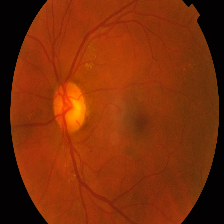
#> input picture colored_images/Mild/05a5183c92d0.png, 224 x 224 px, given as the content of the folder D:/Advanced AI/Project/colored_images/No_DR, which was not available
$ python baseline_train.py
#> lines starting #> are read from the running program, lines starting #| are printed output that depends on the picture; pictures that were not available may be replaced by others from this repository, and a replacement may not be noted
### model_archtectures/BaselineModel.py
import os
import cv2
import warnings
import numpy as np
import pandas as pd
import matplotlib.pyplot as plt
import pickle
from sklearn.svm import SVC
from sklearn.ensemble import RandomForestClassifier  # Import the Random Forest classifier

from sklearn.decomposition import PCA
from sklearn.model_selection import train_test_split
from sklearn.metrics import accuracy_score, classification_report, f1_score, mean_absolute_error, precision_score, recall_score

class BaselineModel:
    def __init__(self):
        self.model = None

    def get_training_data(self, directory_path, classes):
        # Construct the path to the provided directory
#> called with directory_path = 'D:/Advanced AI/Project/colored_images/'
        X = []
        Y = []
        for cls in classes:
            pth = directory_path + cls
            for j in os.listdir(pth):
                img = cv2.imread(pth+'/'+j, 0)
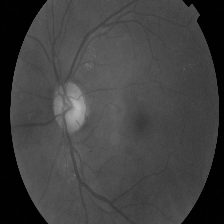
#> img: shape (224, 224); min 0, max 183, mean 64.5
                img = cv2.resize(img, (200,200))
#> img: shape (200, 200)
                X.append(img)
                Y.append(classes[cls])
#> pass 2 of the loop in get_training_data, `for cls in classes:`:
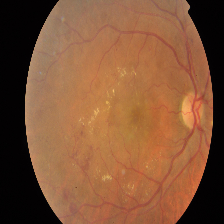
#> input picture colored_images/Moderate/0da09e3ce8f1.png, 224 x 224 px, found by its file name
#> in get_training_data, `img = cv2.imread(pth+'/'+j, 0)`:
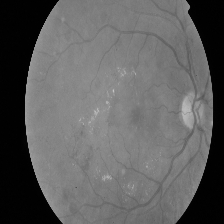
#> img: shape (224, 224); min 0, max 197, mean 94.9

        # Convert image data and labels to NumPy arrays
        X = np.array(X)
        Y = np.array(Y)
        return X, Y


    # Function to plot sample images
    # [29 lines left out: functions plot_sample_images, display_data_info, not called in this run]


    def preprocess_data(self, X):
        # Reshape the image data array to be a 2D array (prepare data)
        X_updated = X.reshape(len(X), -1)
        print("X updated shape:", X_updated.shape)

        # Scale the features
        X_updated = X_updated / 255.0
        return X_updated

    def split_data(self, X, Y):
        # Split the dataset into training and validation sets
        xtrain, xvalid, ytrain, yvalid = train_test_split(X, Y, random_state=10, test_size=0.20)
        print("Training set shape:", xtrain.shape)
        print("Testing set shape:", xvalid.shape)
        return xtrain, xvalid, ytrain, yvalid

    def train_and_evaluate_svc_model(self, xtrain, ytrain, xvalid, yvalid):
        # Train the model
        self.model = RandomForestClassifier(n_estimators=100, random_state=42)
        self.model.fit(xtrain, ytrain)

        # Evaluate the model on the validation data
        y_pred = self.model.predict(xvalid)
        accuracy = accuracy_score(yvalid, y_pred)
        print(f"Validation Accuracy: {accuracy * 100:.2f}%")


        # Save the trained model to a file using pickle
        model_filename = "random_forest_model.pkl"
        with open(model_filename, "wb") as model_file:
            pickle.dump(self.model, model_file)

        print(f"Model saved to {model_filename}")

    def view_metrics(self, x_test, y_test):
        y_pred = self.model.predict(x_test)

        class_report = classification_report(y_test, y_pred, target_names=["No_DR", "Moderate", "Proliferate_DR"])

        print("Classification Report:")
        print(class_report)

        # Calculate accuracy for each class
        accuracy_per_class = accuracy_score(y_test, y_pred, normalize=False)
        total_samples_per_class = [np.sum(y_test == i) for i in range(len(np.unique(y_test)))]

        for i, class_name in enumerate(["No_DR", "Moderate", "Severe"]):
            class_accuracy = accuracy_per_class[i] / total_samples_per_class[i]
            print(f"Accuracy for {class_name}: {class_accuracy * 100:.2f}%")


        # Calculate precision, recall, and F1 score
        precision = precision_score(y_test, y_pred, average='weighted')
        recall = recall_score(y_test, y_pred, average='weighted')
        f1 = f1_score(y_test, y_pred, average='weighted')

        print("Precision:", precision)
        print("Recall:", recall)
        print("F1 Score:", f1)


### NoteBooks_and_scr/baseline_train.py
import sys
sys.path.append('D:/Advanced AI/Project/')

from model_archtectures.BaselineModel import BaselineModel
from model_archtectures.NaiveModel import NaiveModel

if __name__ == "__main__":


    baseline_model = BaselineModel()
    directory_path = 'D:/Advanced AI/Project/colored_images/'

    classes = {'No_DR': 0, 'Moderate': 1, 'Severe': 2}
    X, Y = baseline_model.get_training_data(directory_path, classes)
#> Y = [0, 1, 2]
    #baseline_model.plot_sample_images(X, Y)
    X_processed = baseline_model.preprocess_data(X)
#| X updated shape: (3, 40000)
    xtrain, xvalid, ytrain, yvalid = baseline_model.split_data(X_processed, Y)
#> in split_data, `xtrain, xvalid, ytrain, yvalid = train_test_split(X, Y, random_state=1..`: ytrain = [2, 1]; yvalid = [0]
#| Training set shape: (2, 40000)
#| Testing set shape: (1, 40000)
#> ytrain = [2, 1]; yvalid = [0]
    baseline_model.train_and_evaluate_svc_model(xtrain, ytrain, xvalid, yvalid)
#> in train_and_evaluate_svc_model, `y_pred = self.model.predict(xvalid)`: y_pred = [2]
#> in train_and_evaluate_svc_model, `accuracy = accuracy_score(yvalid, y_pred)`: accuracy = 0
#| Validation Accuracy: 0.00%
#> pass 2 of the loop in get_training_data, `for cls in classes:`:

    print("Testing")
    directory_path = 'D:/Advanced AI/Project/colored_images/Testing/'
    xtest, y_test = baseline_model.get_training_data(directory_path, classes)
#> y_test = [0, 1, 2]
    x_test_prep = X_processed = baseline_model.preprocess_data(xtest)
#| X updated shape: (3, 40000)
    baseline_model.view_metrics(x_test_prep,y_test)
#> in view_metrics, `y_pred = self.model.predict(x_test)`: y_pred = [2, 1, 2]
#|                 precision    recall  f1-score   support
#|          No_DR       0.00      0.00      0.00         1
#|       Moderate       1.00      1.00      1.00         1
#| Proliferate_DR       0.50      1.00      0.67         1
#|       accuracy                           0.67         3
#|      macro avg       0.50      0.67      0.56         3
#|   weighted avg       0.50      0.67      0.56         3
#> in view_metrics, `accuracy_per_class = accuracy_score(y_test, y_pred, normalize=False)`: accuracy_per_class = 2
#> in view_metrics, `total_samples_per_class = [np.sum(y_test == i) for i in range(len(np.u..`: total_samples_per_class = [1, 1, 1]
#> (the run stopped early here; a loop or call above may not have finished)
